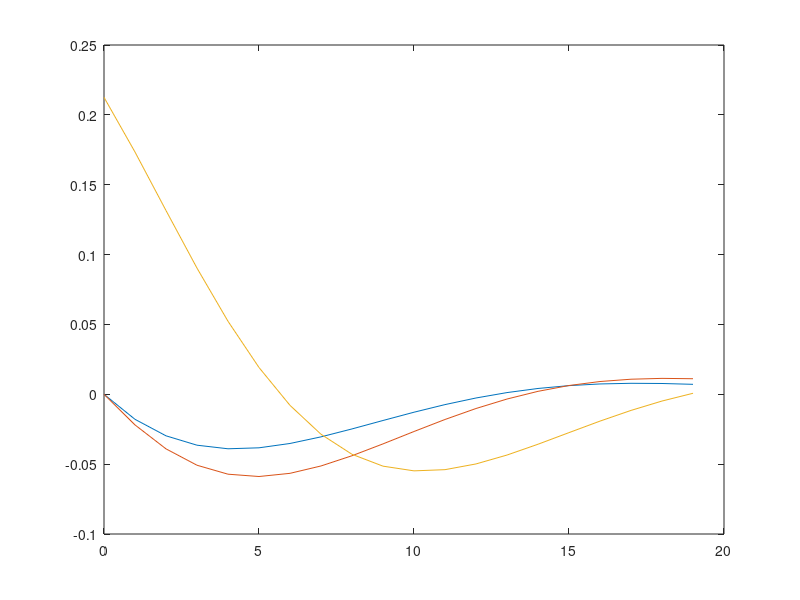

This chart was generated by the following MATLAB code: (Note: this script raises an error after producing the figure.)
% A VAR(1) in inflation, the output gap and the policy rate, estimated by least
% squares on 400 quarters, and the responses to a policy-rate shock.
rng(5);
T = 400;
A = [0.7 0.1 -0.1; 0.2 0.8 -0.15; 0.3 0.2 0.8];
S = [0.3 0 0; 0.05 0.4 0; 0.05 0.05 0.2];
Y = zeros(T, 3);
for t = 2:T
    Y(t, :) = (A * Y(t-1, :)' + S * randn(3, 1))';
end
X = Y(1:end-1, :);
Ahat = (X \ Y(2:end, :))';
res = Y(2:end, :) - X * Ahat';
P = chol(cov(res), 'lower');
h = 20;
irf = zeros(h, 3);
shock = P(:, 3);
for k = 1:h
    irf(k, :) = shock';
    shock = Ahat * shock;
end
[low, when] = min(irf(:, 1));
fprintf('largest coefficient error %.3f against the true model\n', max(abs(Ahat(:) - A(:))));
fprintf('a rate shock lowers inflation most after %d quarters, by %.3f points\n', when - 1, -low);

q = (0:h-1)';
plot(q, irf(:, 1), q, irf(:, 2), q, irf(:, 3));
yline(0);
legend('Inflation', 'Output gap', 'Policy rate');
title('Responses to a policy-rate shock');
xlabel('Quarters');
ylabel('Percentage points');
